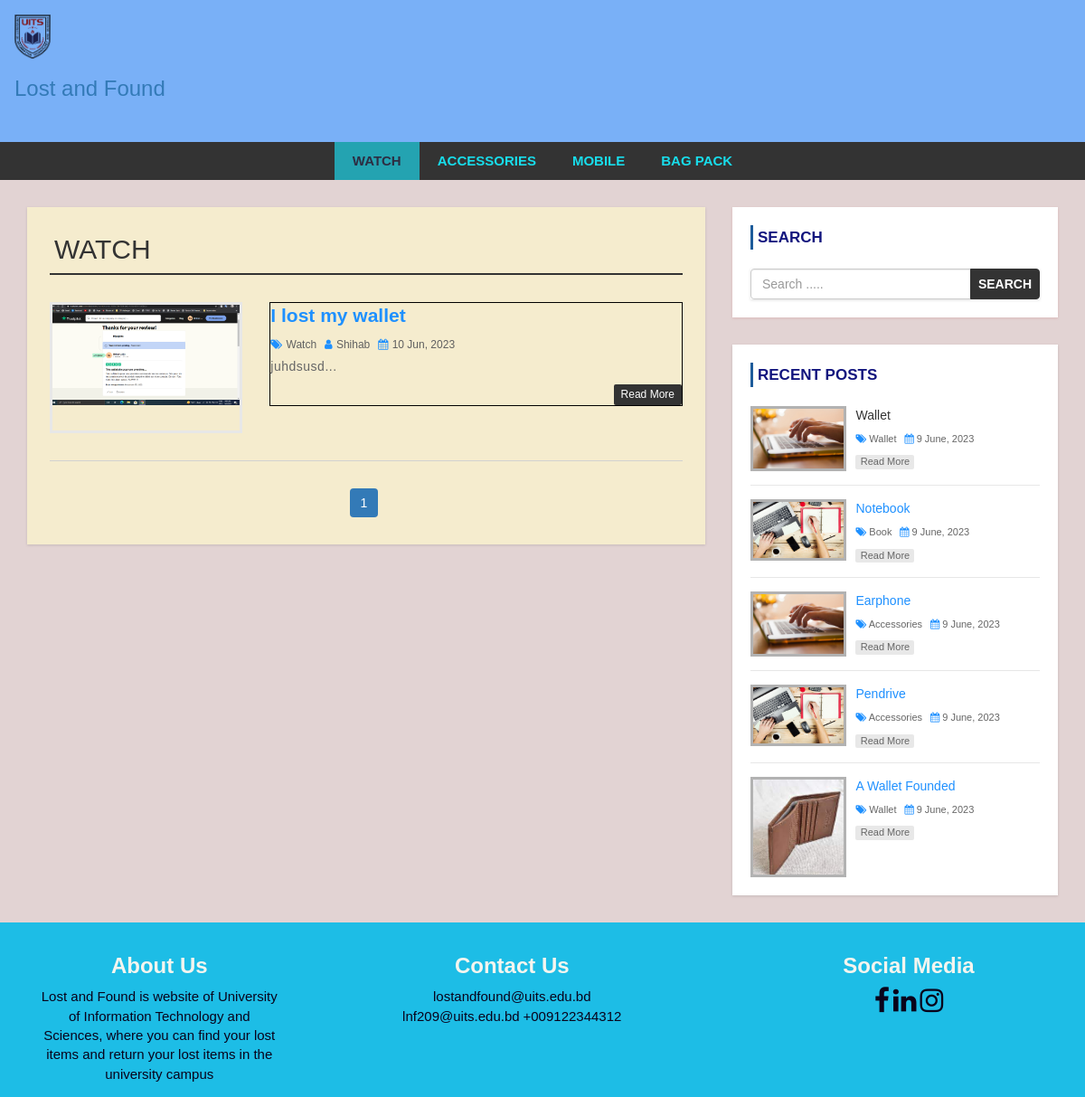
/category.php?cid=30, run on the app's committed database.
### tables this page shows
CREATE TABLE `category` (
  `category_id` int(11) NOT NULL,
  `category_name` varchar(100) NOT NULL,
  `post` int(11) NOT NULL DEFAULT 0
);

CREATE TABLE `post` (
  `post_id` int(11) NOT NULL,
  `title` varchar(100) NOT NULL,
  `description` text NOT NULL,
  `category` varchar(100) NOT NULL,
  `post_date` varchar(50) NOT NULL,
  `author` int(11) NOT NULL,
  `post_img` varchar(100) NOT NULL
);

CREATE TABLE `user` (
  `user_id` int(10) UNSIGNED NOT NULL,
  `first_name` varchar(30) NOT NULL,
  `last_name` varchar(30) NOT NULL,
  `username` varchar(30) DEFAULT NULL,
  `password` varchar(40) DEFAULT NULL,
  `role` int(11) NOT NULL
);

### category.php (the view, shortened to what this page needs)
<?php include 'header.php'; ?>
    <div id="main-content">
      <div class="container">
        <div class="row">
            <div class="col-md-8">
                <div class="post-container">
<?php
                    include "admin/config.php";
                    if(isset($_GET['cid'])){
                    $rcv_cid = $_GET['cid'];
                    $query_cat = "SELECT * FROM category WHERE category_id = {$rcv_cid}";
                    $result_cat = mysqli_query($connection, $query_cat) or die("Query Failed.");
                    $row_new = mysqli_fetch_assoc($result_cat);
?>
                  <h2 class="page-heading"><?php echo strtoupper($row_new['category_name']); ?></h2>
<?php
  $limit = 5;
if(isset($_GET['page'])){
  $page_number = $_GET['page'];
}else{
  $page_number = 1;
}
  $offset = ($page_number - 1) * $limit;
$query = "SELECT post.post_id, post.title, post.description,post.post_img, post.post_date,post.category, category.category_name,user.username FROM post
  LEFT JOIN category ON post.category = category.category_id
  LEFT JOIN user ON post.author = user.user_id WHERE post.category={$rcv_cid}
  ORDER BY post.post_id DESC LIMIT {$offset },{$limit}";
  $result = mysqli_query($connection,$query) or die("Failed");
  $count = mysqli_num_rows($result);
  if($count > 0){
    while($row = mysqli_fetch_assoc($result)){
?>
                    <div class="post-content">
                        <div class="row">
                            <div class="col-md-4">
                                <a class="post-img" href="single.php?id=<?php echo $row['post_id'] ?>"><img src="admin/upload/<?php echo $row['post_img'] ?>" alt=""/></a>
                            </div>
                            <div class="col-md-8">
                                <div class="inner-content clearfix">
                                    <h3><a href='single.php?id=<?php echo $row['post_id'] ?>'><?php echo $row['title'] ?></a></h3>
                                    <div class="post-information">
                                        <span>
                                            <i class="fa fa-tags" aria-hidden="true"></i>
                                            <a href='category.php?cid=<?php echo $row['category'] ?>'><?php echo $row['category_name'] ?></a>
                                        </span>
                                        <span>
                                            <i class="fa fa-user" aria-hidden="true"></i>
                                            <a href='author.php'><?php echo $row['username'] ?></a>
                                        </span>
                                        <span>
                                            <i class="fa fa-calendar" aria-hidden="true"></i>
                                            <?php echo $row['post_date'] ?>
                                        </span>
                                    </div>
                                    <p class="description">
                                        <?php echo substr($row['description'], 0,170)."..." ?>
                                    </p>
                                    <a class='read-more pull-right' href='single.php?id=<?php echo $row['post_id'] ?>'>read more</a>
                                </div>
                            </div>
                        </div>
                    </div>
      <?php }
      }else{
        echo "No Record Found.";
      }
      $query2 = "SELECT * FROM post WHERE post.category={$rcv_cid}";
      $result2 = mysqli_query($connection,$query2) or dir("Failed.");
      if(mysqli_num_rows($result2)){
        $total_records = mysqli_num_rows($result2);
        $total_page = ceil($total_records/$limit);
        echo "<ul class='pagination admin-pagination'>";
        for($i = 1; $i <= $total_page; $i++){
          if($i == $page_number){
            $active = "active";
          }else{
            $active = "";
          }
          echo '<li class='.$active.'><a href="category.php?cid='.$rcv_cid.'&page='.$i.'">'.$i.'</a></li>';
        }
        echo "</ul>";
      }
                    }else{
                    echo "<h2>No Record Found.</h2>";
                  }
      ?>
                </div>
            </div>
            <?php include 'sidebar.php'; ?>
        </div>
      </div>
    </div>
<?php include 'footer.php'; ?>

### header.php (shortened to what this page needs)
<!DOCTYPE html>
<html lang="en">
<head>
    <link rel="stylesheet" href="css/bootstrap.min.css" />
    <link rel="stylesheet" href="css/font-awesome.css">
    <link rel="stylesheet" href="css/style.css">
</head>
<body>
<div id="header">
    <div class="container">
        <div class="row" >
               <nav class="navbar navbar-light bg-light ">
    <img src="images/UITS.png" width="40"  class="d-inline-block" alt="">
    <h3 class="d-inline-block"><a href = "index.php?">  Lost and Found</h3>
</nav>
        </div>
    </div>
</div>
<div id="menu-bar">
    <div class="container">
        <div class="row">
            <div class="col-md-12">
<?php
    include "admin/config.php";
    if(isset($_GET['cid'])){
        $cat_id = $_GET['cid'];
    }
    $query = "SELECT * FROM category WHERE post > 0";
    $result = mysqli_query($connection, $query) or die("Categories query failed.");
    if(mysqli_num_rows($result)){
        $active = "";
 ?>
                <ul class='menu'>
                    <?php
                    while($row = mysqli_fetch_assoc($result)){
                     if(isset($_GET['cid'])){
                        if($row['category_id'] == $cat_id){
                            $active = 'active';
                        }else{
                             $active = '';
                        }
                    }
                    echo "<li><a class='$active' href='category.php?cid={$row['category_id']}'>{$row['category_name']}</a></li>";
                    }
                    ?>
                </ul>
                <?php } ?>
            </div>
        </div>
    </div>
</div>

### css/style.css (style rules this page uses)
body { background: #e2d3d3; font-family: sans-serif,arial,Helvetica; }
ul { margin:0; padding:0; list-style:none; }
h2.page-heading { margin: 5px 0 30px; padding: 0 5px 10px; border-bottom: 2px solid #333; }
#header { background: #79b0f7; text-align: left; padding: 15px; }
#menu-bar { background: #333; text-align: center; }
#menu-bar .menu > li { display: inline-block; }
.menu > li > a { padding: 10px 20px; display: block; text-transform: uppercase; color: #18ddeb; font-size: 15px; font-weight:600; transition:all 0.5s ease 0s; }
#menu-bar .menu > li > a:hover, #menu-bar .menu > li > a.active { color:#2d2d42; background:#24a3b1; }
#main-content { padding: 30px 0; min-height: 750px; }
#main-content .post-container { background-color:#f5ecce; padding: 25px; box-shadow: 0 1px 3px rgba(3, 0, 5, 0.13); }
#main-content .post-content { border-bottom: 1px solid #d1d1d1; padding: 0 0 30px; margin-bottom:30px; }
#main-content .post-content img { width: 100%; }
#main-content .post-content .post-img { border: 3px solid #e7e7e7; display: block; height: 145px; overflow: hidden; transition: border .3s; }
#main-content .post-content .inner-content { border: 1px solid #000; }
#main-content .post-content h3 { font-size: 21px; line-height: 28px; font-weight: 600; margin: 0 0 7px; }
#main-content .post-content h3 a { color: #1e90ff; transition:all 0.3s; }
#main-content .post-content .post-information span { color: #606060; font-size: 12px; text-transform: capitalize; margin: 0 5px 5px 0; display: inline-block; }
#main-content .post-content .post-information i { color: #1e90ff; margin-right: 1px; }
#main-content .post-content .post-information a { color: #606060; text-decoration: none; }
#main-content .post-content p, #main-content .single-post p { color: #666; font-size: 14px; letter-spacing: 0.5px; margin:0 0 10px; }
#main-content .post-content a.read-more { color: #fff; background-color: #333333; font-size: 12px; text-transform: capitalize; padding: 3px 8px; border-radius: 2px; transition: all 0.3s; }
.pagination { display: block; text-align: center; margin: 0; }
.pagination li { display:inline-block; margin: 0 5px 0 0; }
.pagination li a { border: none; background: #1e90ff; color: #fff; }
i.fa { color:#222; }

### data on the page
category: category_name "WATCH"
category: category_name "ACCESSORIES"
category: category_name "MOBILE"
category: category_name "BAG PACK"
post: post_img (picture), title "I lost my wallet", category.category_name "Watch", user.username "Shihab", post_date "10 Jun, 2023", description "juhdsusd"
